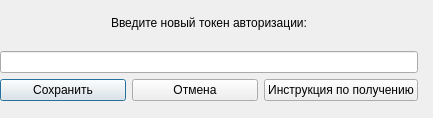
<?xml version="1.0" encoding="UTF-8"?>
<ui version="4.0">
 <class>Dialog</class>
 <widget class="QDialog" name="Dialog">
  <property name="geometry">
   <rect>
    <x>0</x>
    <y>0</y>
    <width>433</width>
    <height>118</height>
   </rect>
  </property>
  <property name="windowTitle">
   <string>Dialog</string>
  </property>
  <widget class="QWidget" name="verticalLayoutWidget_2">
   <property name="geometry">
    <rect>
     <x>0</x>
     <y>0</y>
     <width>418</width>
     <height>101</height>
    </rect>
   </property>
   <layout class="QVBoxLayout" name="verticalLayout_2">
    <item>
     <layout class="QVBoxLayout" name="verticalLayout">
      <item>
       <layout class="QHBoxLayout" name="horizontalLayout_2">
        <item>
         <spacer name="horizontalSpacer_2">
          <property name="orientation">
           <enum>Qt::Horizontal</enum>
          </property>
          <property name="sizeHint" stdset="0">
           <size>
            <width>40</width>
            <height>20</height>
           </size>
          </property>
         </spacer>
        </item>
        <item>
         <widget class="QLabel" name="label">
          <property name="text">
           <string>Введите новый токен авторизации:</string>
          </property>
         </widget>
        </item>
        <item>
         <spacer name="horizontalSpacer">
          <property name="orientation">
           <enum>Qt::Horizontal</enum>
          </property>
          <property name="sizeHint" stdset="0">
           <size>
            <width>40</width>
            <height>20</height>
           </size>
          </property>
         </spacer>
        </item>
       </layout>
      </item>
      <item>
       <widget class="QLineEdit" name="lineEdit"/>
      </item>
     </layout>
    </item>
    <item>
     <layout class="QHBoxLayout" name="horizontalLayout">
      <item>
       <widget class="QPushButton" name="pushButton">
        <property name="text">
         <string>Сохранить</string>
        </property>
       </widget>
      </item>
      <item>
       <widget class="QPushButton" name="pushButton_2">
        <property name="text">
         <string>Отмена</string>
        </property>
       </widget>
      </item>
      <item>
       <widget class="QPushButton" name="pushButton_3">
        <property name="text">
         <string>Инструкция по получению</string>
        </property>
       </widget>
      </item>
     </layout>
    </item>
   </layout>
  </widget>
 </widget>
 <resources/>
 <connections/>
</ui>
